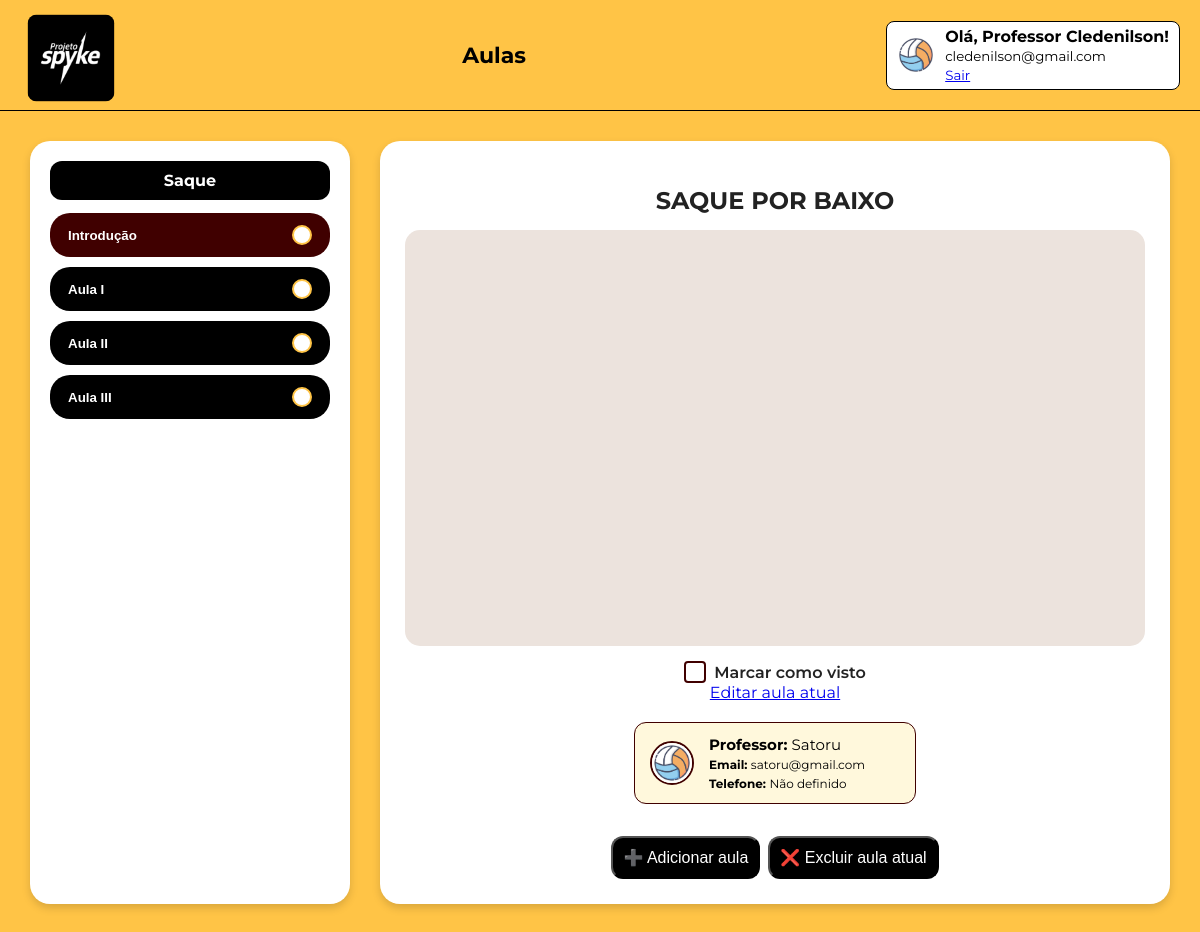
Page /aulas/saque.php (signed in) on the committed database.
### tables this page shows
CREATE TABLE aulas (
  id INT AUTO_INCREMENT PRIMARY KEY,
  modulo VARCHAR(100) NOT NULL,
  numero_aula INT NOT NULL,
  nome_aula VARCHAR(255) DEFAULT '',
  titulo VARCHAR(255) DEFAULT '',
  link_video TEXT DEFAULT '',
  professor_nome VARCHAR(100) DEFAULT '',
  professor_email VARCHAR(100) DEFAULT '',
  professor_telefone VARCHAR(20) DEFAULT ''
);

### aulas/saque.php (the view, shortened to what this page needs)
<?php
include "../conexao.php";
$usuario_tipo = isset($_SESSION['user_tipo']) ? $_SESSION['user_tipo'] : null;
$modulo = "saque";
$stmt = $conn->prepare("SELECT * FROM aulas WHERE modulo = ? ORDER BY numero_aula ASC");
$stmt->bind_param("s", $modulo);
$stmt->execute();
$result = $stmt->get_result();
$aulas = $result->fetch_all(MYSQLI_ASSOC);
$aulasProgresso = [];
$aulaInicial = $aulas[0] ?? null;
$canEdit = ($usuario_tipo == '2') ? true : false;
?>
<!DOCTYPE html>
<html lang="pt-BR">
<head>
    <link rel="stylesheet" href="aulas.css">
</head>
<body>
<?php include "topo.php"; ?>
<main class="aulas-container">
    <aside class="menu-lateral">
        <h2><?php echo ucfirst($modulo); ?></h2>
        <?php foreach ($aulas as $i => $aula):
            $visto = isset($aulasProgresso[$aula['id']]) ? 1 : 0;
        ?>
            <button class="aula <?php echo $i === 0 ? 'ativa' : ''; ?>"
                    data-id="<?php echo $aula['id']; ?>"
                    data-titulo="<?php echo htmlspecialchars($aula['titulo']); ?>"
                    data-video="<?php echo htmlspecialchars($aula['link_video']); ?>"
                    data-professor_telefone="<?php echo htmlspecialchars($aula['professor_telefone']); ?>"
                    data-professor_nome="<?php echo htmlspecialchars($aula['professor_nome']); ?>"
                    data-professor_email="<?php echo htmlspecialchars($aula['professor_email']); ?>"
                    data-visto="<?php echo $visto; ?>">
                <?php echo htmlspecialchars($aula['nome_aula']); ?>
                <span class="status" title="Clique para marcar como visto"></span>
            </button>
        <?php endforeach; ?>
    </aside>
    <section class="video-area">
        <h2 id="tituloAula"><?php echo htmlspecialchars($aulaInicial['titulo'] ?? ''); ?></h2>
        <div class="video-box">
            <iframe id="videoFrame"
                    src="<?php echo htmlspecialchars($aulaInicial['link_video'] ?? ''); ?>"
                    title="Vídeo da Aula"
                    frameborder="0"
                    allowfullscreen>
            </iframe>
        </div>
        <label class="checkbox-visto">
            <span class="custom-check"></span> Marcar como visto
        </label>
        <?php if ($canEdit && $aulaInicial): ?>
            <a class="btn-editar"
               id="btnEditar"
               href="editar_aula.php?id=<?php echo $aulaInicial['id']; ?>&voltar=<?php echo urlencode($_SERVER['REQUEST_URI']); ?>">
                Editar aula atual
            </a>
        <?php endif; ?>
        <div class="professor-box" id="professorBox">
            <img class="professor-foto" src="../imagens/images.png" alt="Foto do Professor">
            <div>
                <small class="infoprof" id="professorNome"><strong>Professor: </strong><?php echo htmlspecialchars($aulaInicial['professor_nome'] ?? 'Não definido'); ?>    </small><br>
                <small class="info" id="professorEmail"><strong>Email: </strong><?php echo htmlspecialchars($aulaInicial['professor_email'] ?? 'Não definido'); ?></small><br>
                <small class="info" id="professorTelefone"><strong>Telefone: </strong><?php echo htmlspecialchars($aulaInicial['professor_telefone'] ?? 'Não definido'); ?></small>
            </div>
        </div>
        <div id="editorControls" style="margin-top:12px;"></div>
    </section>
</main>
</body>
</html>

### aulas/aulas.css (style rules this page uses)
body { font-family: 'Montserrat', sans-serif; margin: 0; background-color: #ffc446; }
.aulas-container { display: flex; gap: 30px; padding: 30px; }
.menu-lateral { width: 280px; background: white; border-radius: 20px; padding: 20px; box-shadow: 0 4px 8px rgba(0,0,0,0.15); }
.menu-lateral h2 { background: black; color: white; padding: 10px; border-radius: 12px; font-size: 16px; margin-top: 0; text-align: center; }
.aula { display: flex; align-items: center; justify-content: space-between; background: black; color: white; border: none; border-radius: 20px; padding: 12px 18px; width: 100%; margin-top: 10px; font-weight: 600; cursor: pointer; transition: 0.3s; }
.aula.ativa { background: #400000; }
.status { width: 16px; height: 16px; background: white; border-radius: 50%; border: 2px solid #ffc446; transition: 0.3s; cursor: pointer; }
.video-area { flex: 1; background: white; border-radius: 20px; padding: 25px; display: flex; flex-direction: column; align-items: center; box-shadow: 0 4px 8px rgba(0,0,0,0.15); }
.video-area h2 { margin-bottom: 15px; color: #222; text-align: center; }
.video-box { width: 100%; max-width: 800px; aspect-ratio: 16 / 9; background: #ece3dd; border-radius: 15px; overflow: hidden; }
.video-box iframe { width: 100%; height: 100%; border: none; border-radius: 15px; }
.checkbox-visto { display: flex; align-items: center; gap: 8px; margin-top: 15px; cursor: pointer; font-weight: 600; color: #222; }
.custom-check { width: 18px; height: 18px; border: 2px solid #400000; border-radius: 4px; display: inline-block; position: relative; transition: 0.3s; }
.professor-box { display: flex; align-items: center; gap: 15px; background: #fff8dc; border: 1px solid #400000; border-radius: 12px; padding: 15px; margin: 20px 0; color: #000; width: 250px; height: 50px; }
.info { font-size: 12px; }
.infoprof { font-size: 15px; }
.professor-foto { width: 40px; height: 40px; border-radius: 50%; border: 2px solid #400000; object-fit: cover; }

### rows in the picture
aulas: nome_aula "Introdução", titulo "SAQUE POR BAIXO", professor_nome "Satoru", professor_email "satoru@gmail.com", professor_telefone "Não definido"
aulas: nome_aula "Aula I"
aulas: nome_aula "Aula II"
aulas: nome_aula "Aula III"

### other values in the picture
$_SESSION['user_name'] "Cledenilson"
$_SESSION['user_email'] "cledenilson@gmail.com"
$modulo "Saque"
